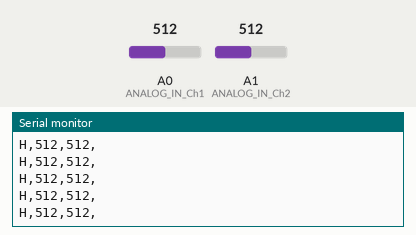
Recording of a sketch running on a simulated Arduino Uno, built with avr-gcc and run on an emulated ATmega328P. Shown: the last lines printed to the serial monitor. The inputs (shaded band) are chosen by the test bench; at power-on: A0 (ANALOG_IN_Ch1) = 512, A1 (ANALOG_IN_Ch2) = 512.

Above: at 1.2 s.
1.3 s: A0 (ANALOG_IN_Ch1) set to 105
At 1.33 s:
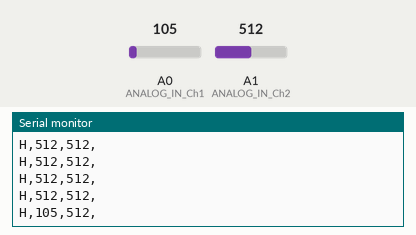
2.8 s: A0 (ANALOG_IN_Ch1) set to 95
At 2.8 s:
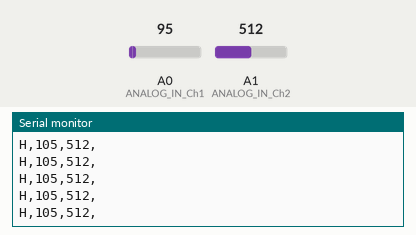
5.8 s: A0 (ANALOG_IN_Ch1) set to 11
At 5.83 s:
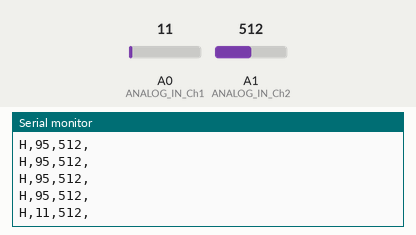
8.8 s: A0 (ANALOG_IN_Ch1) set to 8
At 8.81 s:
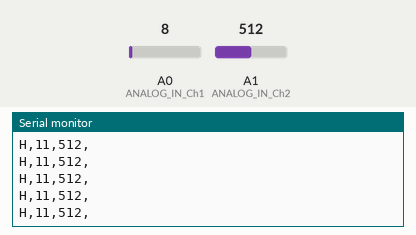
10.3 s: A1 (ANALOG_IN_Ch2) set to 991
At 10.33 s:
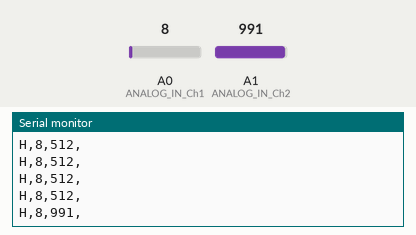
11.8 s: A1 (ANALOG_IN_Ch2) set to 1018
At 11.84 s:
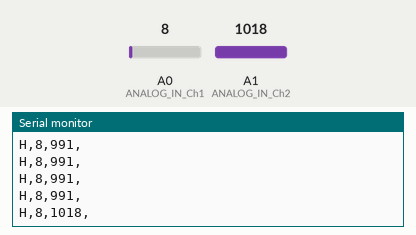
Timing chart, 0 to 14.3 s (numbered marks = the images above; inputs shaded):
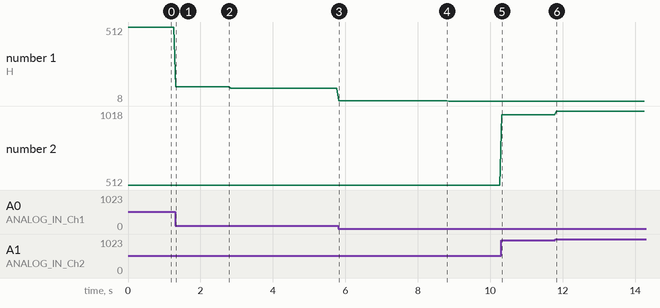

Measured:
- after the input at 1.3 s, the serial monitor: prints a new line at once (image 1)
- after the input at 5.8 s, the serial monitor: prints a new line at once (image 3)
- after the input at 10.3 s, the serial monitor: prints a new line at once (image 5)
- after the input at 11.8 s, the serial monitor: prints a new line at once (image 6)
- plotted number 1: 512 → 105 after the input at 1.3 s, 105 → 95 after the input at 2.8 s, 95 → 11 after the input at 5.8 s, 11 → 8 after the input at 8.8 s
- plotted number 2: 512 → 991 after the input at 10.3 s, 991 → 1018 after the input at 11.8 s

The sketch:

Oscilloscope.ino
```cpp
/*
  2 Channel Oscilloscope:
  to be used in conjunction with the processing programme for a visual representation
*/
#define ANALOG_IN_Ch1 0
#define ANALOG_IN_Ch2 1

void setup()
{
  Serial.begin(9600);
}

void loop()
{
  int val1 = analogRead(ANALOG_IN_Ch1); /* Reads values from analog Pin0 = Channel1 */
  int val2 = analogRead (ANALOG_IN_Ch2); /* Reads values from analog Pin1 = Channel2 */

  Serial.print('H'); /* Unique header to identify start of message */
  Serial.print(",");
  Serial.print(val1,DEC);
  Serial.print(",");
  Serial.print(val2,DEC);
  Serial.print(",");  /* Note that a comma is sent after the last field */
  Serial.println();  /* send a cr/lf */
  delay(50); //This may be able to be faster than 50ms
}
```
